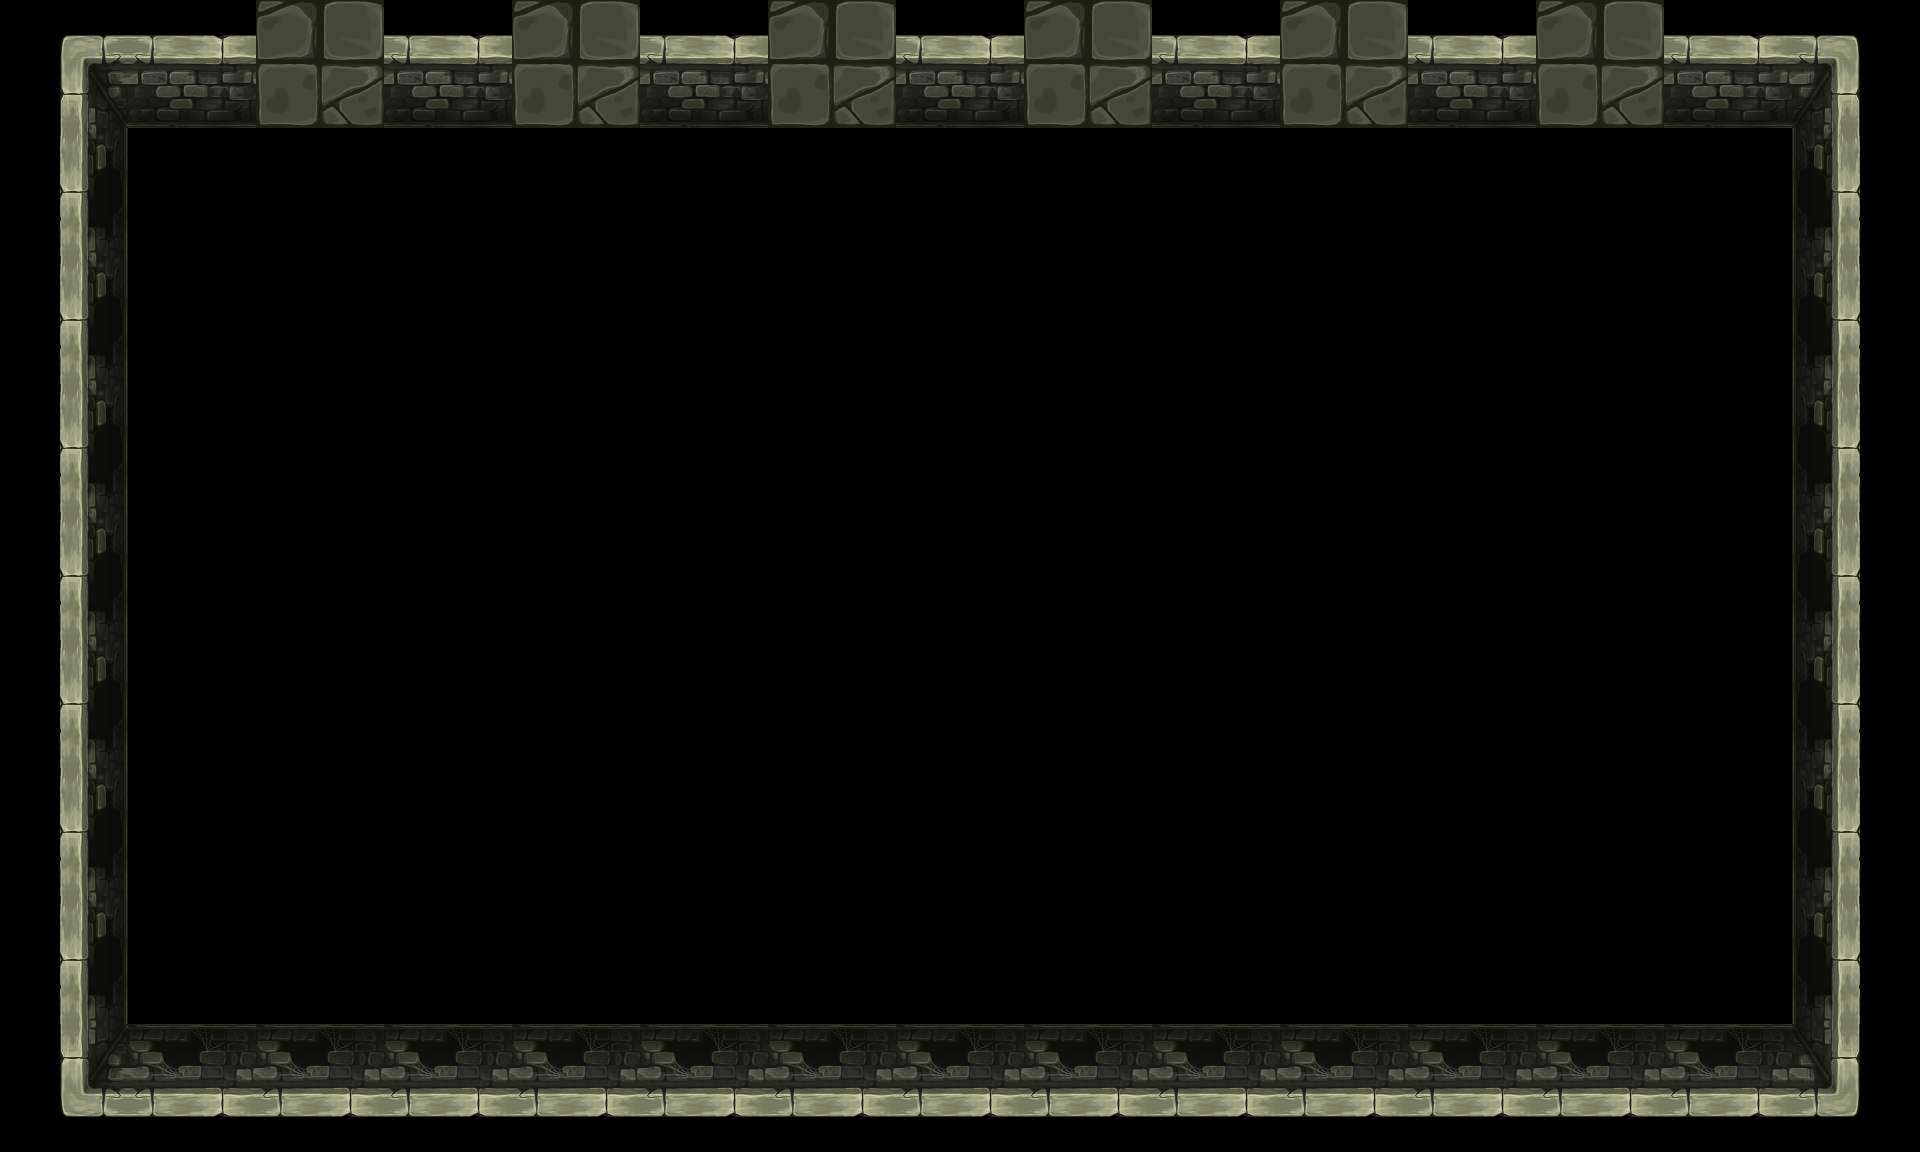

This game map was drawn from its Tiled (.tmx) file and the tilesets committed beside it. A one-line description and the full map source follow:
An orthogonal 15x9 tile map with 128x128 px tiles, 2 tile layers (wall, door), 1 hidden layer not drawn.

<map version="1.10" tiledversion="1.11.0" orientation="orthogonal" renderorder="right-down" width="15" height="9" tilewidth="128" tileheight="128" infinite="0" nextlayerid="5" nextobjectid="1">
 <editorsettings>
  <export target="start.json" format="json" />
 </editorsettings>
 <properties>
  <property name="type" value="normal" />
 </properties>
 <tileset firstgid="1" source="../../../../../../../../map/dungeon/tsx/map.tsx" />
 <layer id="1" name="floor" width="15" height="9" visible="0">
  <data encoding="csv">
0,0,0,0,0,0,0,0,0,0,0,0,0,0,0,
0,9,9,9,9,9,9,9,9,9,9,9,9,9,0,
0,9,9,9,9,9,9,9,9,9,9,9,9,9,0,
0,9,9,9,9,9,9,9,9,9,9,9,9,9,0,
0,9,9,9,9,9,9,9,9,9,9,9,9,9,0,
0,9,9,9,9,9,9,9,9,9,9,9,9,9,0,
0,9,9,9,9,9,9,9,9,9,9,9,9,9,0,
0,9,9,9,9,9,9,9,9,9,9,9,9,9,0,
0,0,0,0,0,0,0,0,0,0,0,0,0,0,0
</data>
 </layer>
 <layer id="4" name="wall" width="15" height="9">
  <data encoding="csv">
5,1,1,1,1,1,1,1,1,1,1,1,1,1,6,
4,0,0,0,0,0,0,0,0,0,0,0,0,0,3,
4,0,0,0,0,0,0,0,0,0,0,0,0,0,3,
4,0,0,0,0,0,0,0,0,0,0,0,0,0,3,
4,0,0,0,0,0,0,0,0,0,0,0,0,0,3,
4,0,0,0,0,0,0,0,0,0,0,0,0,0,3,
4,0,0,0,0,0,0,0,0,0,0,0,0,0,3,
4,0,0,0,0,0,0,0,0,0,0,0,0,0,3,
7,2,2,2,2,2,2,2,2,2,2,2,2,2,8
</data>
 </layer>
 <layer id="2" name="door" width="15" height="9">
  <properties>
   <property name="127" value="0,-1" />
   <property name="60" value="-1,0" />
   <property name="7" value="0,1" />
   <property name="74" value="1,0" />
  </properties>
  <data encoding="csv">
0,0,9,0,9,0,9,0,9,0,9,0,9,0,0,
0,0,0,0,0,0,0,0,0,0,0,0,0,0,0,
0,0,0,0,0,0,0,0,0,0,0,0,0,0,0,
0,0,0,0,0,0,0,0,0,0,0,0,0,0,0,
0,0,0,0,0,0,0,0,0,0,0,0,0,0,0,
0,0,0,0,0,0,0,0,0,0,0,0,0,0,0,
0,0,0,0,0,0,0,0,0,0,0,0,0,0,0,
0,0,0,0,0,0,0,0,0,0,0,0,0,0,0,
0,0,0,0,0,0,0,0,0,0,0,0,0,0,0
</data>
 </layer>
</map>